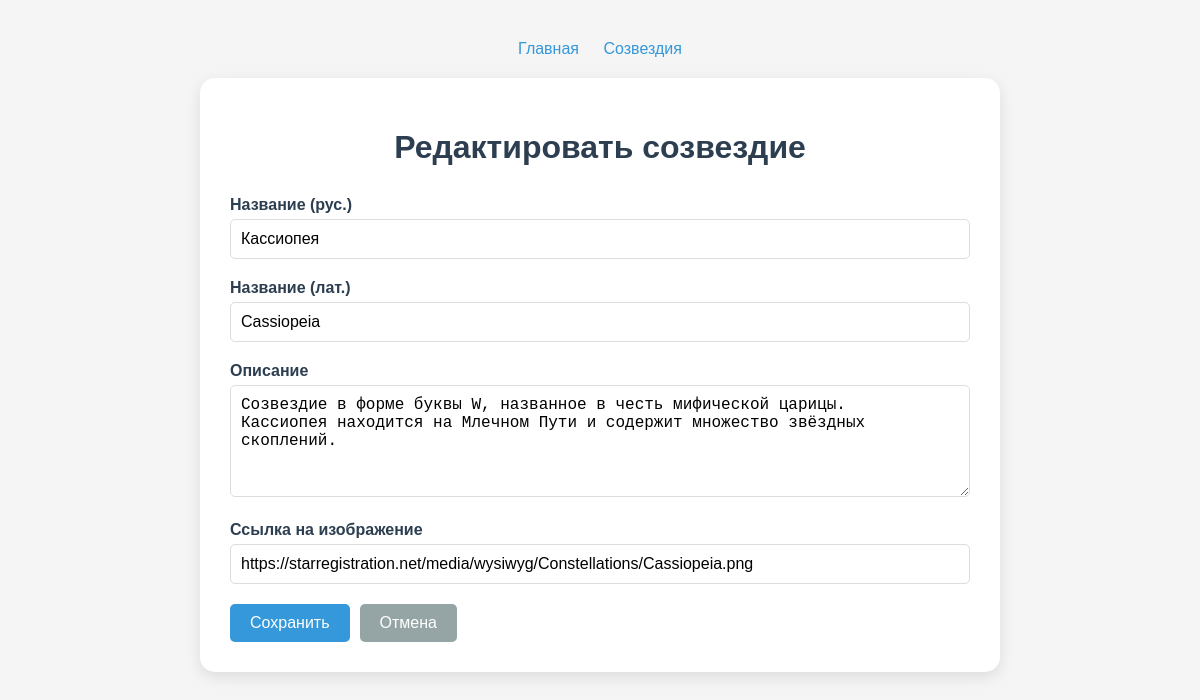
/constellation/3/edit/, run on the app's committed database.
### quiz/models.py (models this page shows, shortened)
class Constellation(models.Model):
    name_ru = models.CharField(max_length=100, verbose_name="Название (рус.)")
    name_la = models.CharField(max_length=100, verbose_name="Название (лат.)", blank=True)
    description = models.TextField(verbose_name="Описание", blank=True)
    image_url = models.URLField(verbose_name="Ссылка на созвездие", blank=True)
    created_at = models.DateTimeField(auto_now_add=True, verbose_name="Дата создания")
    updated_at = models.DateTimeField(auto_now=True, verbose_name="Дата обновления")
    class Meta:
        verbose_name = "Созвездие"
        verbose_name_plural = "созвездия"
        ordering = ['name_ru']

### quiz/views.py (the view)
# urls.py: path('constellation/<int:pk>/edit/', views.constellation_edit, name='constellation_edit'),
def constellation_edit(request, pk):
    constellation = get_object_or_404(Constellation, pk=pk)
    if request.method == 'POST':
        form = ConstellationForm(request.POST, instance=constellation)
        if form.is_valid():
            constellation = form.save()
            messages.success(request, f'Созвездие "{constellation.name_ru}" успешно обновлено!')
            return redirect('constellation_detail', pk=constellation.pk)
    else:
        form = ConstellationForm(instance=constellation)
    return render(request, 'quiz/constellation_form.html', {
        'form': form,
        'title': 'Редактировать созвездие',
        'button_text': 'Сохранить',
        'constellation': constellation
    })

### quiz/forms.py (shortened to what this page needs)
class ConstellationForm(forms.ModelForm):
    class Meta:
        model = Constellation
        fields = ['name_ru', 'name_la', 'description', 'image_url']
        labels = {
            'name_ru': 'Название (рус.)',
            'name_la': 'Название (лат.)',
            'description': 'Описание',
            'image_url': 'Ссылка на изображение',
        }
        widgets = {
            'description': forms.Textarea(attrs={'rows': 5}),
            'image_url': forms.URLInput(attrs={'placeholder': 'https://...'}),
        }

### quiz/templates/quiz/constellation_form.html (shortened to what this page needs)
<!DOCTYPE html>
<html lang="ru">
<head>
</head>
<body>
    <div class="nav-links">
        <a href="/">Главная</a>
        <a href="/constellations/">Созвездия</a>
    </div>
    <div class="form-container">
        <h1>{{ title }}</h1>
        <form method="post">
            {% for field in form %}
            <div class="form-group">
                <label for="{{ field.id_for_label }}">{{ field.label }}</label>
                {{ field }}
            </div>
            {% endfor %}
            <div class="button-group">
                <button type="submit" class="btn btn-primary">{{ button_text }}</button>
                <a href="{% url 'constellation_list' %}" class="btn btn-secondary">Отмена</a>
            </div>
        </form>
    </div>
</body>
</html>

### quiz/templates/quiz/constellation_form.html (style rules this page uses)
body { font-family: Arial, sans-serif; max-width: 800px; margin: 0 auto; padding: 20px; background-color: #f5f5f5; }
.nav-links { text-align: center; margin: 20px 0; }
.nav-links a { margin: 0 10px; color: #3498db; text-decoration: none; }
.form-container { background: white; border-radius: 15px; padding: 30px; box-shadow: 0 5px 15px rgba(0,0,0,0.1); }
h1 { text-align: center; color: #2c3e50; margin-bottom: 30px; }
.form-group { margin-bottom: 20px; }
label { display: block; font-weight: bold; margin-bottom: 5px; color: #2c3e50; }
input, textarea { width: 100%; padding: 10px; border: 1px solid #ddd; border-radius: 5px; font-size: 16px; box-sizing: border-box; }
textarea { resize: vertical; }
.button-group { display: flex; gap: 10px; margin-top: 20px; }
.btn { padding: 10px 20px; border: none; border-radius: 5px; cursor: pointer; font-size: 16px; text-decoration: none; display: inline-block; text-align: center; }
.btn-primary { background-color: #3498db; color: white; }
.btn-secondary { background-color: #95a5a6; color: white; }

### data on the page
Constellation: form "Кассиопея" "Cassiopeia" "Созвездие в форме буквы W, названное в честь мифической царицы. Кассиопея находится на Млечном Пути и содержит множество звёздных скоплений." "https://starregistration.net/media/wysiwyg/Constellations/Cassiopeia.png"

### other printed values
{{ title }} "Редактировать созвездие"
{{ field.label }} "Название (рус.)" "Название (лат.)" "Описание" "Ссылка на изображение"
{{ button_text }} "Сохранить"
